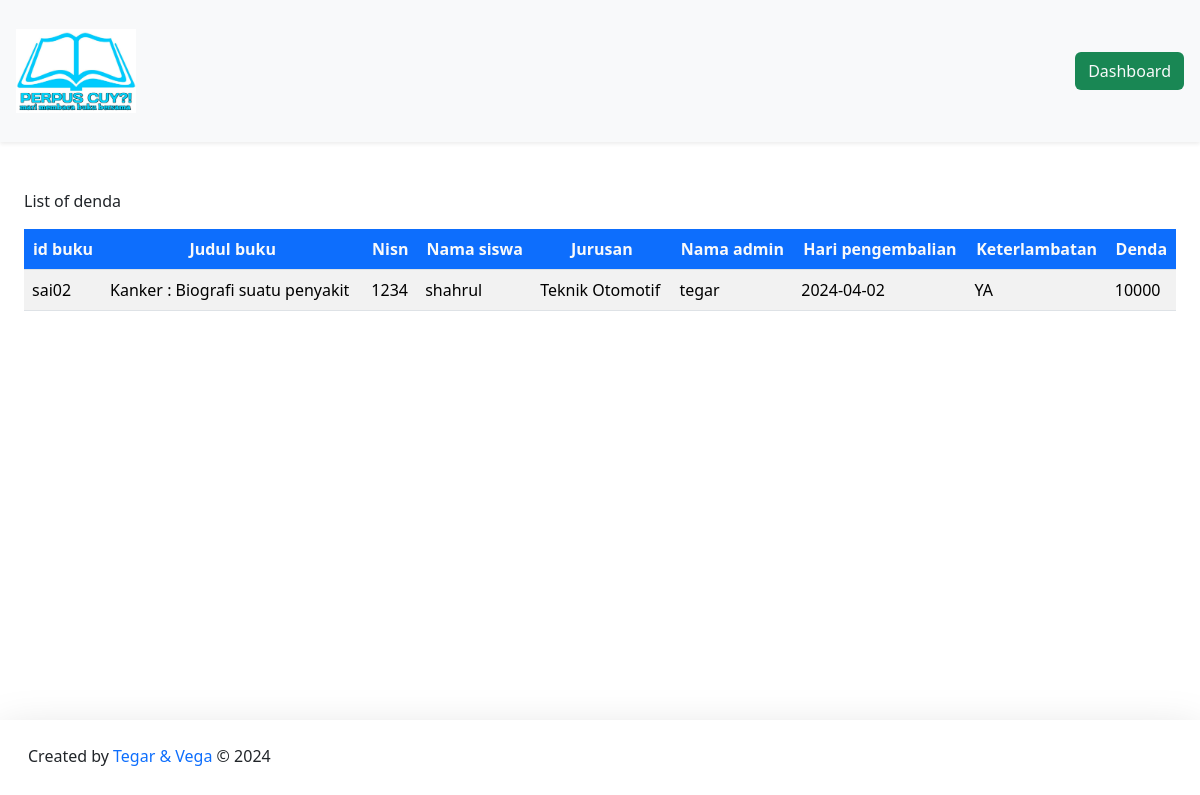
Before: /DashboardAdmin/denda/daftarDenda.php with the older database file.
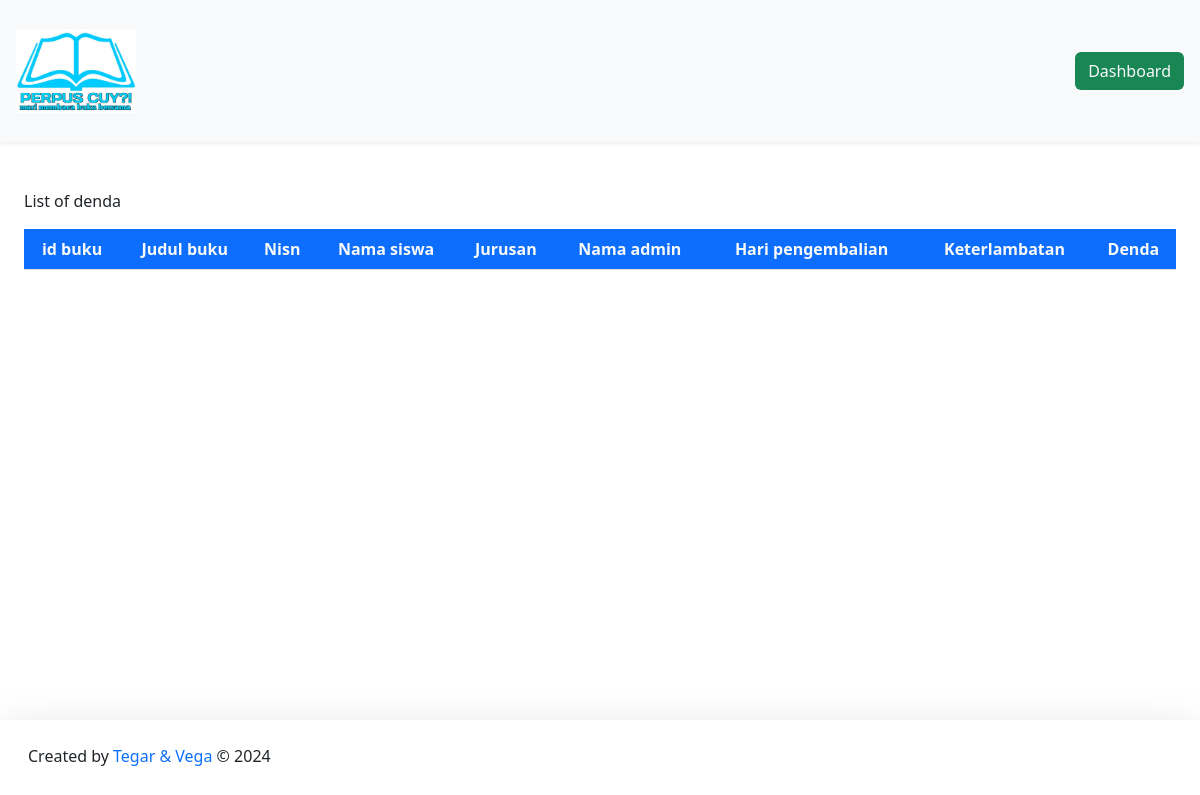
After: the same page with the newer database file.
### tables this page shows
CREATE TABLE `pengembalian` (
  `id_pengembalian` int(11) NOT NULL,
  `id_peminjaman` int(11) NOT NULL,
  `id_buku` varchar(20) NOT NULL,
  `nisn` int(11) NOT NULL,
  `id_admin` int(11) NOT NULL,
  `buku_kembali` date NOT NULL,
  `keterlambatan` enum('YA','TIDAK') NOT NULL,
  `denda` int(15) NOT NULL
);

CREATE TABLE `buku` (
  `cover` varchar(255) NOT NULL,
  `id_buku` varchar(20) NOT NULL,
  `kategori` varchar(255) NOT NULL,
  `judul` varchar(255) NOT NULL,
  `pengarang` varchar(255) NOT NULL,
  `penerbit` varchar(255) NOT NULL,
  `tahun_terbit` date NOT NULL,
  `jumlah_halaman` int(11) NOT NULL,
  `buku_deskripsi` text NOT NULL
);

CREATE TABLE `member` (
  `nisn` int(11) NOT NULL,
  `kode_member` varchar(12) NOT NULL,
  `nama` varchar(255) NOT NULL,
  `password` varchar(255) NOT NULL,
  `jenis_kelamin` varchar(20) NOT NULL,
  `kelas` varchar(5) NOT NULL,
  `jurusan` varchar(50) NOT NULL,
  `no_tlp` varchar(15) NOT NULL,
  `tgl_pendaftaran` date NOT NULL
);

### config/config.php (called while the page is built, shortened)
<?php
$host = "127.0.0.1";
$username = "root";
$password = "";
$database_name = "perpustakaan";
$connection = mysqli_connect($host, $username, $password, $database_name);
function queryReadData($dataKategori) {
  global $connection;
  $result = mysqli_query($connection, $dataKategori);
  $items = [];
  while($item = mysqli_fetch_assoc($result)) {
    $items[] = $item;
  }
  return $items;
}
?>

### DashboardAdmin/denda/daftarDenda.php (the view, shortened to what this page needs)
<?php
require "../../config/config.php";
$dataDenda = queryReadData("SELECT pengembalian.id_pengembalian, pengembalian.id_buku, buku.judul, pengembalian.nisn, member.nama, member.jurusan, admin.nama_admin, pengembalian.buku_kembali, pengembalian.keterlambatan, pengembalian.denda
FROM pengembalian
INNER JOIN buku ON pengembalian.id_buku = buku.id_buku
INNER JOIN member ON pengembalian.nisn = member.nisn
INNER JOIN admin ON pengembalian.id_admin = admin.id
WHERE pengembalian.denda > 0");
?>
<!DOCTYPE html>
<html lang="en">
  <head>
    <link href="https://cdn.jsdelivr.net/npm/bootstrap@5.3.2/dist/css/bootstrap.min.css" rel="stylesheet">
  </head>
  <body>
    <nav class="navbar fixed-top bg-body-tertiary shadow-sm">
      <div class="container-fluid p-3">
        <a class="navbar-brand" href="#">
          <img src="../../assets/buku.jpg" alt="logo" width="120px">
        </a>
        <a class="btn btn-tertiary bg-success text-light" href="../dashboardAdmin.php">Dashboard</a>
      </div>
    </nav>
    <div class="p-4 mt-5">
      <div class="mt-5">
        <caption>List of denda</caption>
          <div class="table-responsive mt-3">
    <table class="table table-striped table-hover">
      <thead class="text-center">
      <tr>
        <th class="bg-primary text-light">id buku</th>
        <th class="bg-primary text-light">Judul buku</th>
        <th class="bg-primary text-light">Nisn</th>
        <th class="bg-primary text-light">Nama siswa</th>
        <th class="bg-primary text-light">Jurusan</th>
        <th class="bg-primary text-light">Nama admin</th>
        <th class="bg-primary text-light">Hari pengembalian</th>
        <th class="bg-primary text-light">Keterlambatan</th>
        <th class="bg-primary text-light">Denda</th>
      </tr>
      </thead>
        <?php foreach ($dataDenda as $item) : ?>
      <tr>
        <td><?= $item["id_buku"]; ?></td>
        <td><?= $item["judul"]; ?></td>
        <td><?= $item["nisn"]; ?></td>
        <td><?= $item["nama"]; ?></td>
        <td><?= $item["jurusan"]; ?></td>
        <td><?= $item["nama_admin"]; ?></td>
        <td><?= $item["buku_kembali"]; ?></td>
        <td><?= $item["keterlambatan"]; ?></td>
        <td><?= $item["denda"]; ?></td>
      </tr>
        <?php endforeach; ?>
    </table>
    </div>
   </div>
  </div>
  <footer class="fixed-bottom shadow-lg bg-subtle p-3">
      <div class="container-fluid d-flex justify-content-between">
      <p class="mt-2">Created by <span class="text-primary"> Tegar & Vega</span> © 2024</p>
      </div>
    </footer>
  </body>
</html>

Changed rows visible on the page:
no longer on this page (row edited): pengembalian: id_buku "sai02", id_buku.judul "Kanker : Biografi suatu penyakit", nisn "1234", nisn.nama "shahrul", nisn.jurusan "Teknik Otomotif", id_admin.nama_admin "tegar", buku_kembali "2024-04-02", keterlambatan "YA", denda "10000"
